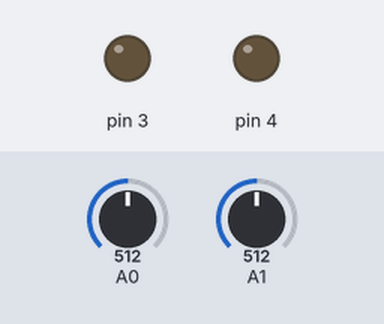
This sketch was run on a simulated Arduino Uno, built with avr-gcc and run on an emulated ATmega328P. On the bench: output pins drawn as LEDs (lit = HIGH). The inputs (shaded band) are chosen by the test bench; at power-on: A0 = 512, A1 = 512.

Above: at 1.2 s.
1.3 s: A0 set to 522
At 2.5 s:
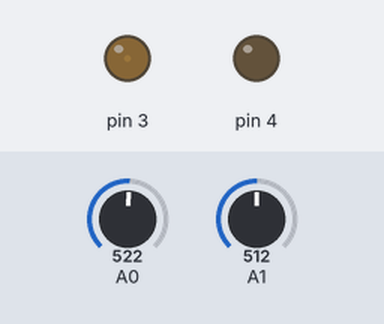
2.8 s: A1 set to 716
At 3.8 s:
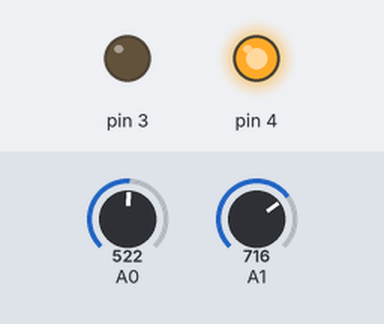
4.3 s: A0 set to 580
5.8 s: A0 set to 596
At 6.1 s:
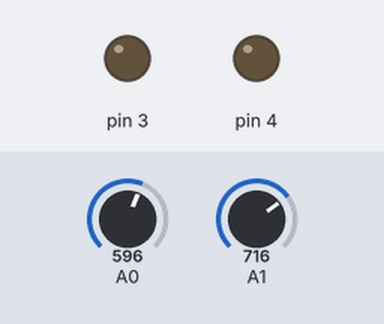
7.3 s: A1 set to 606
8.8 s: A1 set to 582
At 9.6 s:
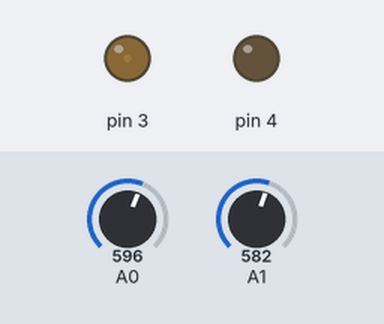
Timing chart, 0 to 11.3 s (numbered marks = the images above; inputs shaded):
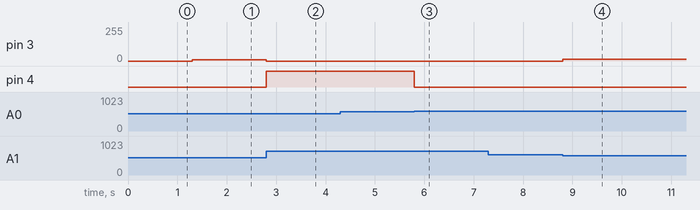

The sketch:

sloan_motor_ctl_02.ino
```cpp
void setup() {
  // put your setup code here, to run once:
  Serial.begin(9600);
}

int sensor_value;
int control_value;
int diff;
int absdiff;
int speed;
int cycle_ticks = 64;
int speed_factor = int(1024/cycle_ticks);

// This value will increment every iteration
// and reset to 0 when it reaches cycle_ticks


void loop() {

  // The potentiometer attached to the rotor
  sensor_value = analogRead(A0);

  // The potentiomenter acontrolled by user
  control_value = analogRead(A1);

  diff = control_value - sensor_value;
  speed = constrain(abs(diff), 0, 255);
  if(diff < 0) {
    // This call sends a PWM signal
    analogWrite(3, speed);
    digitalWrite(4, LOW);
  } else if(diff > 0) {
    digitalWrite(3, LOW);
    analogWrite(4, speed);
  } else {
    digitalWrite(3, LOW);
    digitalWrite(4, LOW);
  }
  //// high attack of the pulse
  //  // set the direction of rotation
  //if(diff < 0) {
  //  digitalWrite(3, HIGH);
  //  digitalWrite(4, LOW);
  //} else if(diff > 0) {
  //  digitalWrite(3, LOW);
  //  digitalWrite(4, HIGH);
  //// low decay of the pulse
  //} else {
  //  digitalWrite(3, LOW);
  //  digitalWrite(4, LOW);
  //}
}
```

Measured:
- the behaviour switches between 588 and 589 on A0 (found by bisection; images 2 and 3)
- after the input at 1.3 s, pin 3: 0/255 → 10/255 at once
- after the input at 2.8 s, pin 3: 10/255 → 0/255 at once; pin 4: LOW → HIGH at once
- after the input at 4.3 s, every drawn part: stays the same
- after the input at 5.8 s, pin 4: HIGH → LOW at once
- after the input at 7.3 s, every drawn part: stays the same
- after the input at 8.8 s, pin 3: 0/255 → 14/255 at once
